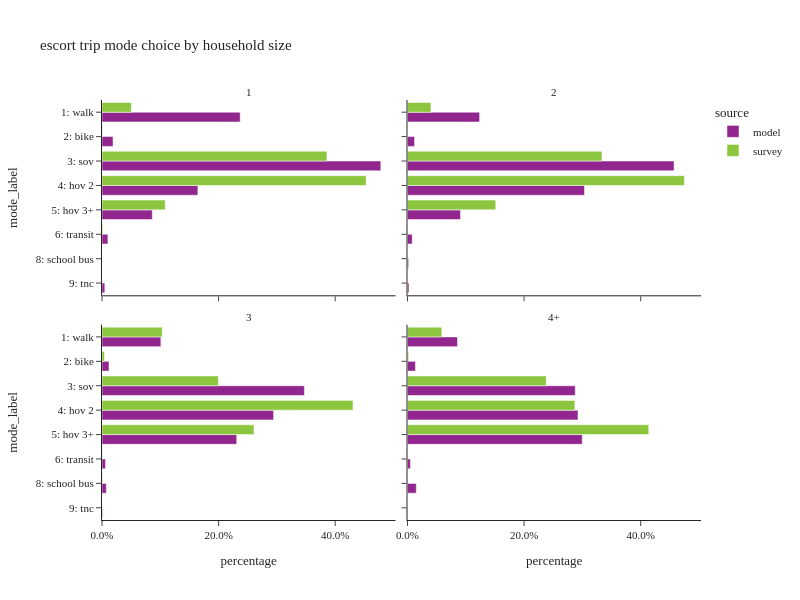

The notebook cell saved with this chart:
### Code cell
plot_mode_choice(es_trip,"hhsize_4+",
                 {"hhsize_4+":["1","2","3","4+"],
                  "mode_label": list(util.mode_cat.values())},
                 "household size",2,600)

### Figure 1 — Plotly figure (JSON) as saved in the notebook; plotly's stock layout.template omitted (floating-point values rounded to 4 significant figures)
{"data": [{"alignmentgroup": "True", "customdata": [[16780], [1342], [33857], [11642], [6108], [718], [343]], "hovertemplate": "source=model<br>hhsize_4+=1<br>percentage=%{x}<br>mode_label=%{y}<br>sample count=%{customdata[0]}<extra></extra>", "legendgroup": "model", "marker": {"color": "#91268F", "pattern": {"shape": ""}}, "name": "model", "offsetgroup": "model", "orientation": "h", "showlegend": true, "textposition": "auto", "type": "bar", "x": [0.237, 0.01896, 0.4783, 0.1645, 0.08628, 0.01014, 0.004845], "xaxis": "x3", "y": ["1: walk", "2: bike", "3: sov", "4: hov 2", "5: hov 3+", "6: transit", "9: tnc"], "yaxis": "y3"}, {"alignmentgroup": "True", "customdata": [[15], [1], [51], [46], [9], [1]], "hovertemplate": "source=survey<br>hhsize_4+=1<br>percentage=%{x}<br>mode_label=%{y}<br>sample count=%{customdata[0]}<extra></extra>", "legendgroup": "survey", "marker": {"color": "#8CC63E", "pattern": {"shape": ""}}, "name": "survey", "offsetgroup": "survey", "orientation": "h", "showlegend": true, "textposition": "auto", "type": "bar", "x": [0.05043, 0.0008845, 0.3858, 0.453, 0.1085, 0.001399], "xaxis": "x3", "y": ["1: walk", "2: bike", "3: sov", "4: hov 2", "5: hov 3+", "6: transit"], "yaxis": "y3"}, {"alignmentgroup": "True", "customdata": [[36606], [3580], [135309], [89846], [26891], [2406], [558], [729]], "hovertemplate": "source=model<br>hhsize_4+=2<br>percentage=%{x}<br>mode_label=%{y}<br>sample count=%{customdata[0]}<extra></extra>", "legendgroup": "model", "marker": {"color": "#91268F", "pattern": {"shape": ""}}, "name": "model", "offsetgroup": "model", "orientation": "h", "showlegend": false, "textposition": "auto", "type": "bar", "x": [0.1237, 0.0121, 0.4572, 0.3036, 0.09087, 0.00813, 0.001886, 0.002463], "xaxis": "x4", "y": ["1: walk", "2: bike", "3: sov", "4: hov 2", "5: hov 3+", "6: transit", "8: school bus", "9: tnc"], "yaxis": "y4"}, {"alignmentgroup": "True", "customdata": [[18], [116], [172], [46], [1]], "hovertemplate": "source=survey<br>hhsize_4+=2<br>percentage=%{x}<br>mode_label=%{y}<br>sample count=%{customdata[0]}<extra></extra>", "legendgroup": "survey", "marker": {"color": "#8CC63E", "pattern": {"shape": ""}}, "name": "survey", "offsetgroup": "survey", "orientation": "h", "showlegend": false, "textposition": "auto", "type": "bar", "x": [0.04017, 0.3335, 0.4749, 0.1513, 0.0001112], "xaxis": "x4", "y": ["1: walk", "3: sov", "4: hov 2", "5: hov 3+", "6: transit"], "yaxis": "y4"}, {"alignmentgroup": "True", "customdata": [[33303], [3948], [114465], [97061], [76190], [1974], [2458], [360]], "hovertemplate": "source=model<br>hhsize_4+=3<br>percentage=%{x}<br>mode_label=%{y}<br>sample count=%{customdata[0]}<extra></extra>", "legendgroup": "model", "marker": {"color": "#91268F", "pattern": {"shape": ""}}, "name": "model", "offsetgroup": "model", "orientation": "h", "showlegend": false, "textposition": "auto", "type": "bar", "x": [0.101, 0.01197, 0.3471, 0.2943, 0.231, 0.005986, 0.007454, 0.001092], "xaxis": "x", "y": ["1: walk", "2: bike", "3: sov", "4: hov 2", "5: hov 3+", "6: transit", "8: school bus", "9: tnc"], "yaxis": "y"}, {"alignmentgroup": "True", "customdata": [[42], [12], [86], [108], [60], [1], [1]], "hovertemplate": "source=survey<br>hhsize_4+=3<br>percentage=%{x}<br>mode_label=%{y}<br>sample count=%{customdata[0]}<extra></extra>", "legendgroup": "survey", "marker": {"color": "#8CC63E", "pattern": {"shape": ""}}, "name": "survey", "offsetgroup": "survey", "orientation": "h", "showlegend": false, "textposition": "auto", "type": "bar", "x": [0.1034, 0.004231, 0.1996, 0.4305, 0.2606, 0.0005744, 0.001018], "xaxis": "x", "y": ["1: walk", "2: bike", "3: sov", "4: hov 2", "5: hov 3+", "6: transit", "8: school bus"], "yaxis": "y"}, {"alignmentgroup": "True", "customdata": [[83070], [13132], [278698], [283227], [290268], [4827], [14581], [659]], "hovertemplate": "source=model<br>hhsize_4+=4+<br>percentage=%{x}<br>mode_label=%{y}<br>sample count=%{customdata[0]}<extra></extra>", "legendgroup": "model", "marker": {"color": "#91268F", "pattern": {"shape": ""}}, "name": "model", "offsetgroup": "model", "orientation": "h", "showlegend": false, "textposition": "auto", "type": "bar", "x": [0.08578, 0.01356, 0.2878, 0.2925, 0.2997, 0.004984, 0.01506, 0.0006805], "xaxis": "x2", "y": ["1: walk", "2: bike", "3: sov", "4: hov 2", "5: hov 3+", "6: transit", "8: school bus", "9: tnc"], "yaxis": "y2"}, {"alignmentgroup": "True", "customdata": [[63], [11], [105], [184], [298], [2], [2]], "hovertemplate": "source=survey<br>hhsize_4+=4+<br>percentage=%{x}<br>mode_label=%{y}<br>sample count=%{customdata[0]}<extra></extra>", "legendgroup": "survey", "marker": {"color": "#8CC63E", "pattern": {"shape": ""}}, "name": "survey", "offsetgroup": "survey", "orientation": "h", "showlegend": false, "textposition": "auto", "type": "bar", "x": [0.05882, 0.00203, 0.2379, 0.2871, 0.4138, 0.0002482, 5.293e-05], "xaxis": "x2", "y": ["1: walk", "2: bike", "3: sov", "4: hov 2", "5: hov 3+", "6: transit", "8: school bus"], "yaxis": "y2"}], "layout": {"annotations": [{"font": {}, "showarrow": false, "text": "3", "x": 0.245, "xanchor": "center", "xref": "paper", "y": 0.465, "yanchor": "bottom", "yref": "paper"}, {"font": {}, "showarrow": false, "text": "4+", "x": 0.755, "xanchor": "center", "xref": "paper", "y": 0.465, "yanchor": "bottom", "yref": "paper"}, {"font": {}, "showarrow": false, "text": "1", "x": 0.245, "xanchor": "center", "xref": "paper", "y": 1.0, "yanchor": "bottom", "yref": "paper"}, {"font": {}, "showarrow": false, "text": "2", "x": 0.755, "xanchor": "center", "xref": "paper", "y": 1.0, "yanchor": "bottom", "yref": "paper"}], "barmode": "group", "height": 600, "legend": {"title": {"text": "source"}, "tracegroupgap": 0}, "title": {"text": "escort trip mode choice by household size"}, "width": 800, "xaxis": {"anchor": "y", "domain": [0, 0.49], "tickformat": ".1%", "title": {"text": "percentage"}}, "xaxis2": {"anchor": "y2", "domain": [0.51, 1], "matches": "x", "tickformat": ".1%", "title": {"text": "percentage"}}, "xaxis3": {"anchor": "y3", "domain": [0, 0.49], "matches": "x", "showticklabels": false, "tickformat": ".1%"}, "xaxis4": {"anchor": "y4", "domain": [0.51, 1], "matches": "x", "showticklabels": false, "tickformat": ".1%"}, "yaxis": {"anchor": "x", "categoryarray": ["9: tnc", "8: school bus", "6: transit", "5: hov 3+", "4: hov 2", "3: sov", "2: bike", "1: walk"], "categoryorder": "array", "domain": [0, 0.465], "title": {"text": "mode_label"}}, "yaxis2": {"anchor": "x2", "domain": [0, 0.465], "matches": "y", "showticklabels": false}, "yaxis3": {"anchor": "x3", "categoryarray": ["9: tnc", "8: school bus", "6: transit", "5: hov 3+", "4: hov 2", "3: sov", "2: bike", "1: walk"], "categoryorder": "array", "domain": [0.535, 1.0], "matches": "y", "title": {"text": "mode_label"}}, "yaxis4": {"anchor": "x4", "domain": [0.535, 1.0], "matches": "y", "showticklabels": false}}}
